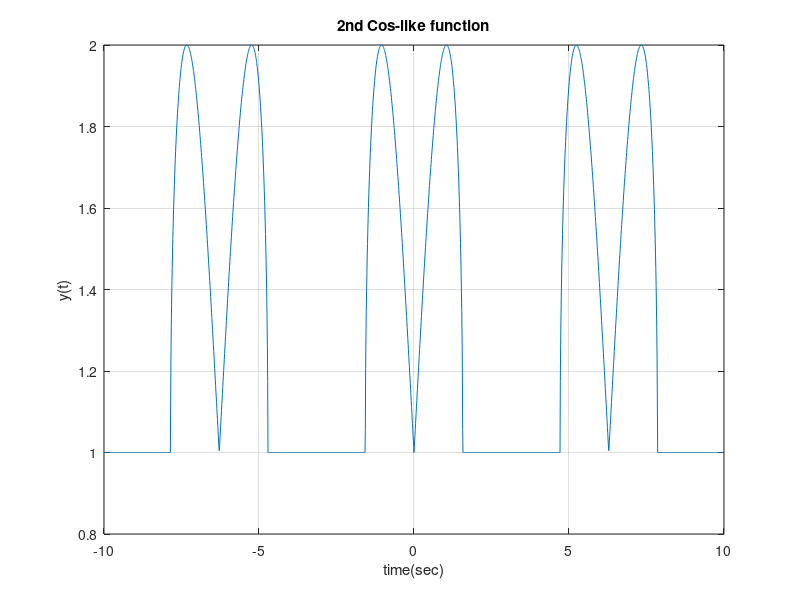

Reproduce this figure in MATLAB.
#        #
 # # # #
  #Lab1#
  # # # #
 #       #

#####################################
# Askisi 4  - Grafikes Parastaseis  #
#####################################

# arxiko grafhma
#t = -1:0.01:1
#y = 2*sin(5*pi*t)
#h = plot(t,y)
#grid
#title("Sinimitonoeides")
#xlabel("time(sec)")
#ylabel("y(t)")
#saveas(h, "sin_graph.png")

# a. x(t) = exp(t+2), t∈[−5, 5]
t = -5:0.01:5
y = exp(t+2)
plot(t,y)
grid
title("Exp(t+2)")
xlabel("time(sec)")
ylabel("y(t)")



# b. x(t) = cos(2πt) + 3cos(10π), t∈[−3, 3]
t = -3:0.01:3
y = cos(2*pi*t) + 3*cos(10*pi)
plot(t,y)
grid
title("Cos-like function")
xlabel("time(sec)")
ylabel("y(t)")

# c. x(t) = t^2 + 3t + 2, t∈[−10, 10]
t = -10:0.01:10
y = t.^2 + 3*t + 2
plot(t,y)
grid
title("2nd degree polynomial")
xlabel("time(sec)")
ylabel("y(t)")

# d. x(t) = [sqrt(1-cos(t))+sqrt(cos(t))]^2, t∈[−10, 10]
t = -10:0.01:10
y = (sqrt(1-cos(t))+sqrt(cos(t))).^2
plot(t,y)
grid
title("2nd Cos-like function")
xlabel("time(sec)")
ylabel("y(t)")

